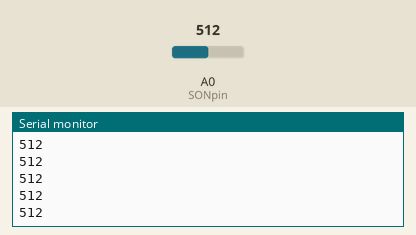
The sketch below on a simulated Arduino Uno, built with avr-gcc and run on an emulated ATmega328P. Parts: the last lines printed to the serial monitor. Inputs (shaded band) come from the test bench; at power-on: A0 (SONpin) = 512.

Above: at 3.2 s.
3.3 s: A0 (SONpin) set to 716
At 4.4 s:
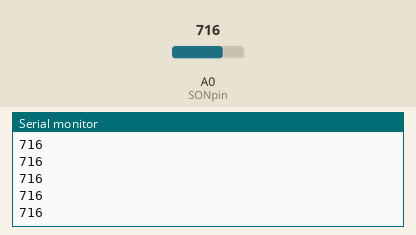
4.8 s: A0 (SONpin) set to 900
At 5.9 s:
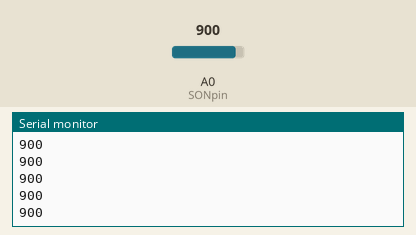
Timing chart, 0 to 7.8 s (numbered marks = the images above; inputs shaded):
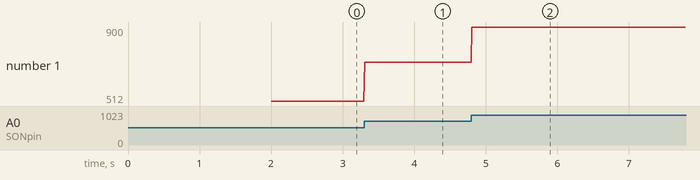

Measured:
- after the input at 3.3 s, the serial monitor: prints a new line at once (image 1)
- after the input at 4.8 s, the serial monitor: prints a new line at once (image 2)
- plotted number 1: 512 → 716 after the input at 3.3 s, 716 → 900 after the input at 4.8 s

The sketch:

Sound_sensor.ino
```cpp
int SONpin = 0;
int SON = 0;

void setup() {
  delay(1000);
  Serial.begin(9600);
  delay(1000);
}

void loop() {
  Serial.println(analogRead(SONpin));
  delay(10);

}
```
